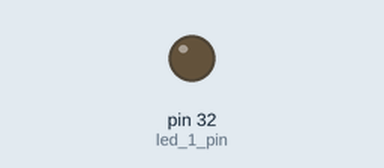
Recording of a program running on a simulated Raspberry Pi (header pin numbers). Shown: output pins drawn as LEDs (lit = HIGH).

Above: at 0.05 s.
At 4.1 s:
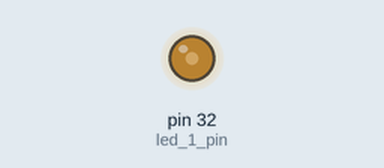
At 8.2 s:
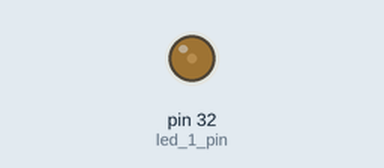
Timing chart, 0 to 13.0 s (numbered marks = the images above):
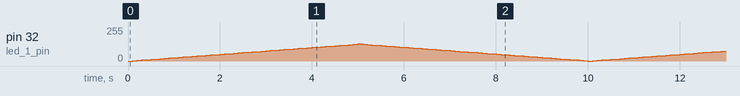

The program:

RGP_LED_PWM.py
```python
"""
This Program controls an RGB LED through PWM
Ian Samuel Valdovinos Granados
"""

import RPi.GPIO as GPIO
import time

led_1_pin = 32


# Set pin and board modes
GPIO.setmode(GPIO.BOARD)
GPIO.setwarnings(False)
GPIO.setup(led_1_pin, GPIO.OUT)

# Setup LED pins as PWM output pins
pwm_1 = GPIO.PWM(led_1_pin, 50)
pwm_1.start(0)


while True:
    for i in range(0, 50):
        pwm_1.ChangeDutyCycle(i)
        time.sleep(0.1)

    for i in range(50, 0, -1):
        pwm_1.ChangeDutyCycle(i)
        time.sleep(0.1)
```
